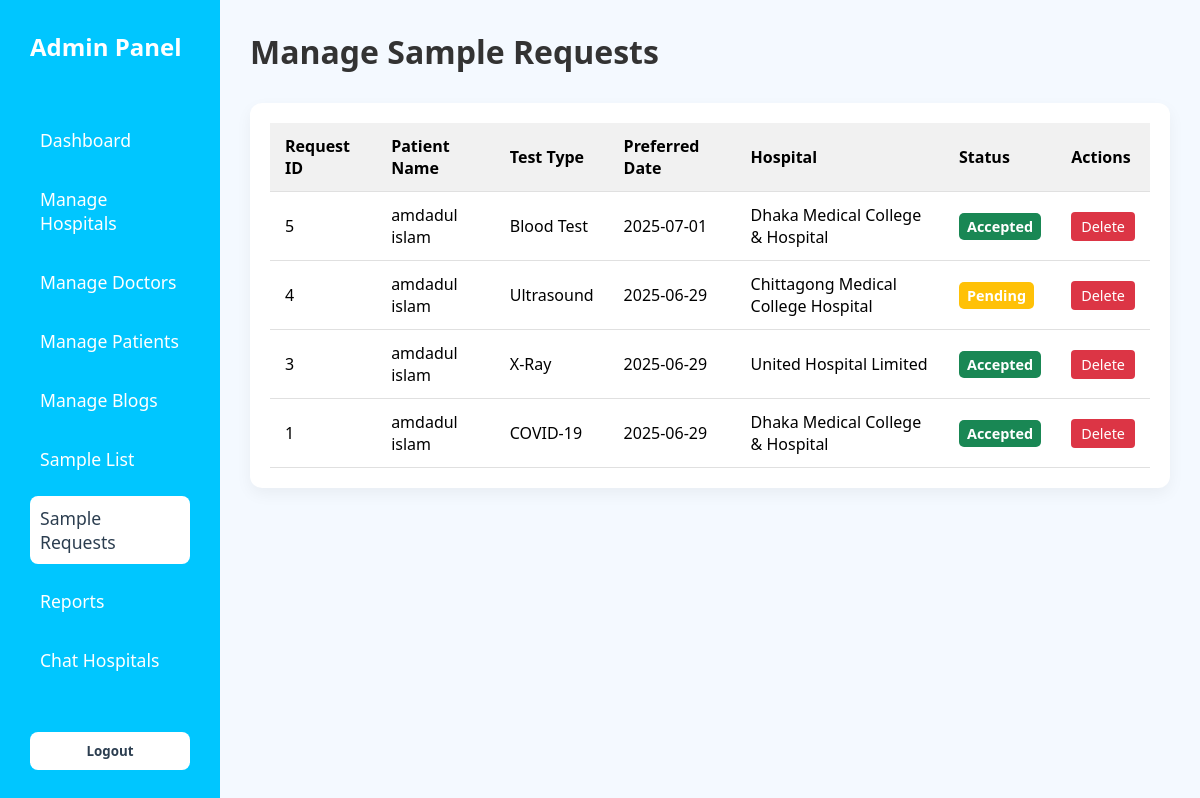
Screenshot of /Admin_Dashboard/sampleRequests.php (signed in) with the database file from the repository.
### tables this page shows
CREATE TABLE `sample_requests` (
  `id` int(11) NOT NULL,
  `patient_id` int(11) NOT NULL,
  `test_name` varchar(100) DEFAULT NULL,
  `patient_name` varchar(150) DEFAULT NULL,
  `mobile` varchar(20) DEFAULT NULL,
  `address` text DEFAULT NULL,
  `preferred_date` date DEFAULT NULL,
  `city` varchar(50) DEFAULT NULL,
  `created_at` timestamp NOT NULL DEFAULT current_timestamp()
);

CREATE TABLE `patient_list` (
  `id` int(11) NOT NULL,
  `first_name` varchar(100) NOT NULL,
  `last_name` varchar(100) NOT NULL,
  `email` varchar(150) NOT NULL,
  `phone_no` varchar(20) NOT NULL,
  `password` varchar(255) NOT NULL,
  `gender` enum('Male','Female') NOT NULL
);

CREATE TABLE `hospital_list` (
  `id` int(11) NOT NULL,
  `name` varchar(100) DEFAULT NULL,
  `phone_no` varchar(20) DEFAULT NULL,
  `img` longblob DEFAULT NULL,
  `hospital_state` varchar(50) DEFAULT NULL,
  `hospital_city` varchar(50) DEFAULT NULL,
  `hospital_area` varchar(50) DEFAULT NULL,
  `tag_line` varchar(255) DEFAULT NULL,
  `latitude` decimal(9,6) DEFAULT NULL,
  `longitude` decimal(9,6) DEFAULT NULL,
  `email` varchar(100) DEFAULT NULL,
  `username` varchar(100) DEFAULT NULL,
  `password` varchar(100) DEFAULT NULL
);

CREATE TABLE `sample_request_hospitals` (
  `id` int(11) NOT NULL,
  `request_id` int(11) NOT NULL,
  `hospital_id` int(11) NOT NULL,
  `status` enum('Pending','Accepted','Rejected') DEFAULT 'Pending',
  `responded_at` timestamp NULL DEFAULT NULL,
  `report_details` text DEFAULT NULL,
  `report_file` varchar(255) DEFAULT NULL
);

### Admin_Dashboard/sampleRequests.php (the view, shortened to what this page needs)
<?php
include "../Connection.php";
$acceptedMap = [];
$acceptedSql = "SELECT request_id, hospital_id FROM sample_request_hospitals WHERE status = 'Accepted'";
$acceptedResult = mysqli_query($conn, $acceptedSql);
while ($row = mysqli_fetch_assoc($acceptedResult)) {
    $acceptedMap[$row['request_id']] = $row['hospital_id'];
}
$sql = "
SELECT
  sr.id AS request_id,
  sr.test_name,
  sr.preferred_date,
  sr.address,
  p.first_name,
  p.last_name,
  srh.status,
  srh.hospital_id,
  h.name AS hospital_name
FROM sample_requests sr
JOIN patient_list p ON sr.patient_id = p.id
JOIN sample_request_hospitals srh ON sr.id = srh.request_id
JOIN hospital_list h ON srh.hospital_id = h.id
ORDER BY sr.id DESC
";
$result = mysqli_query($conn, $sql);
$filteredRows = [];
while ($row = mysqli_fetch_assoc($result)) {
    $reqId = $row['request_id'];
    if (isset($acceptedMap[$reqId])) {
        if ($row['hospital_id'] == $acceptedMap[$reqId]) {
            $filteredRows[] = $row;
        }
    } else {
        $filteredRows[] = $row;
    }
}
?>
<!DOCTYPE html>
<html lang="en">
<head>
  <link rel="stylesheet" href="dashboard.css" />
  <link rel="stylesheet" href="sampleRequests.css" />
  <link rel="stylesheet" href="https://cdnjs.cloudflare.com/ajax/libs/font-awesome/6.5.0/css/all.min.css" />
</head>
<body>
<div class="container">
  <aside class="sidebar">
    <div class="logo">Admin Panel</div>
    <nav>
      <ul>
        <li><a href="dashboard.php">Dashboard</a></li>
        <li><a href="manageHospital.php">Manage Hospitals</a></li>
        <li><a href="manageDoctor.php">Manage Doctors</a></li>
        <li><a href="managePatients.php">Manage Patients</a></li>
        <li><a href="manageBlogs.php">Manage Blogs</a></li>
        <li><a href="sampleList.php">Sample List</a></li>
        <li class="active"><a href="sampleRequests.php">Sample Requests</a></li>
        <li><a href="reports.php">Reports</a></li>
        <li><a href="chatHospital.php">Chat Hospitals</a></li>
      </ul>
    </nav>
    <button class="logout-btn"><a href="../logout.php">Logout</a></button>
  </aside>
  <main class="main-content">
    <h1>Manage Sample Requests</h1>
    <div class="table-wrapper">
      <table>
        <thead>
          <tr>
            <th>Request ID</th>
            <th>Patient Name</th>
            <th>Test Type</th>
            <th>Preferred Date</th>
            <th>Hospital</th>
            <th>Status</th>
            <th>Actions</th>
          </tr>
        </thead>
        <tbody>
          <?php if (!empty($filteredRows)): ?>
            <?php foreach ($filteredRows as $row): ?>
              <tr>
                <td><?= htmlspecialchars($row['request_id']) ?></td>
                <td><?= htmlspecialchars($row['first_name'] . ' ' . $row['last_name']) ?></td>
                <td><?= htmlspecialchars($row['test_name']) ?></td>
                <td><?= htmlspecialchars($row['preferred_date']) ?></td>
                <td><?= htmlspecialchars($row['hospital_name']) ?></td>
                <td><span class="status <?= $row['status'] ?>"><?= $row['status'] ?></span></td>
                <td>
                  <a href="?action=delete&id=<?= $row['request_id'] ?>" class="delete-btn" onclick="return confirm('Are you sure you want to delete this request?');">Delete</a>
                </td>
              </tr>
            <?php endforeach; ?>
          <?php else: ?>
            <tr><td colspan="7" class="text-center">No sample requests found.</td></tr>
          <?php endif; ?>
        </tbody>
      </table>
    </div>
  </main>
</div>
</body>
</html>

### Admin_Dashboard/dashboard.css (style rules this page uses)
* { box-sizing: border-box; margin: 0; padding: 0; font-family: 'Segoe UI', sans-serif; }
body { display: flex; min-height: 100vh; background: #f4f9ff; }
.container { display: flex; width: 100%; }
.sidebar { width: 220px; background: #00c6ff; color: white; padding: 30px; display: flex; flex-direction: column; justify-content: space-between; }
.sidebar .logo { font-size: 1.5rem; font-weight: bold; margin-bottom: 40px; }
.sidebar nav ul { list-style: none; }
.sidebar nav ul li { margin-bottom: 15px; }
.sidebar nav ul li a { color: white; text-decoration: none; font-size: 1.1rem; display: block; padding: 10px; border-radius: 8px; }
.sidebar nav ul li.active a, .sidebar nav ul li a:hover { background-color: white; color: #2c3e50; }
.logout-btn { background: white; color: #2c3e50; border: none; padding: 10px; border-radius: 8px; cursor: pointer; font-weight: bold; text-align: center; margin-top: 20px; }
.logout-btn a { text-decoration: none; color: #2c3e50; }
.main-content { flex: 1; padding: 30px; }
.main-content h1 { margin-bottom: 30px; color: #333; }

### Admin_Dashboard/sampleRequests.css (style rules this page uses)
.table-wrapper { background-color: #fff; border-radius: 12px; box-shadow: 0 6px 16px rgba(0, 0, 0, 0.05); padding: 20px; overflow-x: auto; }
table { width: 100%; border-collapse: collapse; text-align: left; }
thead { background-color: #f1f1f1; }
thead th, tbody td { padding: 12px 15px; border-bottom: 1px solid #e0e0e0; }
.status { padding: 5px 10px; border-radius: 6px; font-weight: bold; font-size: 0.85rem; }

### Admin_Dashboard/sampleRequests.php (style rules this page uses)
.status { padding: 4px 8px; border-radius: 5px; font-size: 0.9rem; color: white; }
.Pending { background-color: #ffc107; }
.Accepted { background-color: #198754; }
.view-btn, .delete-btn { padding: 5px 10px; font-size: 0.9rem; border-radius: 4px; text-decoration: none; color: white; }
.delete-btn { background-color: #dc3545; }

### rows the page displays
sample_requests: id "5", patient.last_name "amdadul islam", test_name "Blood Test", preferred_date "2025-07-01", hospital_list.name "Dhaka Medical College & Hospital", sample_request_hospitals.status "Accepted"
sample_requests: id "4", patient.last_name "amdadul islam", test_name "Ultrasound", preferred_date "2025-06-29", hospital_list.name "Chittagong Medical College Hospital", sample_request_hospitals.status "Pending"
sample_requests: id "3", patient.last_name "amdadul islam", test_name "X-Ray", preferred_date "2025-06-29", hospital_list.name "United Hospital Limited", sample_request_hospitals.status "Accepted"
sample_requests: id "1", patient.last_name "amdadul islam", test_name "COVID-19", preferred_date "2025-06-29", hospital_list.name "Dhaka Medical College & Hospital", sample_request_hospitals.status "Accepted"
